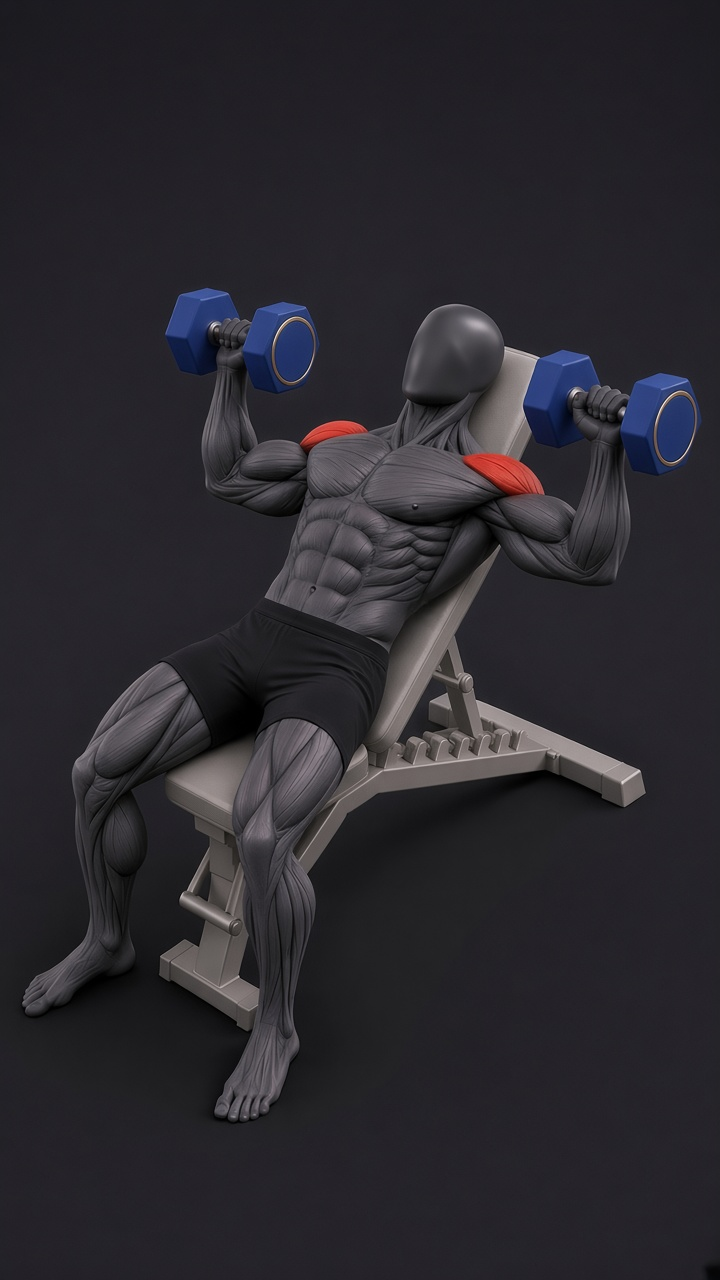
#> input picture inputs/day6_v5/day6_v5_wrong_start_gen_raw.jpg, 720 x 1280 px, given in place of _ref_v61_s4.jpg, which was not available
$ python test_striation_shader_draft.py
#> lines starting #> are read from the running program, lines starting #| are printed output that depends on the picture
### gymform_engine.py
#!/usr/bin/env python3
"""
GymForm 3D — Universal Luxury Biomechanical Reels Engine (v24 Concept B Master)
Confirmed Master Architecture:
1. Concept B Lower-Left UI/UX ("Radial Arc Ring + Floating Pill"):
   - Eliminates rectangular box heaviness: pairs a 4x-supersampled 270° circular dial (`%` + target tag)
     on the left (`cx = 168, cy = 1285`) with a sleek floating rounded capsule (`x = 232..638, y = 1210..1360`).
   - Precision Anatomical Reticle (`◎`) on the active muscle head(s) / X-Ray joint connects via a fine leader line
     directly to the top of the circular dial.
2. Top-Right ONLY Status Emblem (`✕ / ✓` at `x = 912, y = 317`) + Top-Left 3-Torso Dock (`x = 84, y = 248`),
   matching `@demicstory`.
3. Zero Artificial Bottom-Left Darkening (`ll_dim` removed): studio floor & cable machine base look 100% natural.
4. Unmistakable Biomechanical Posture Comparison:
   - Step 1 (`✕`): 3D X-Ray Skeletal Scan (`gym_day1_wrong_i2v.mp4`) showing Humerus, Shoulder & Elbow joint overload.
   - Step 2 (`✕`): True shoulder-pivot forward arm rotation (`+24° ELBOW SWING`) + forward torso lean + red swing vector arrow.
   - Step 3 & 4 (`✓`): Upright posture + `0° LOCKED` vertical elbow alignment axis & green elbow lock ring.
5. Non-Overlapping English Coaching Voiceover (`gap >= 1.75s`).
"""

import asyncio
import math
import os
import shutil
import subprocess
import sys
import wave
from concurrent.futures import ProcessPoolExecutor

import cv2
import numpy as np
from PIL import Image, ImageDraw, ImageFont

W, H = 1080, 1920
FPS = 30
DURATION = 28.0
TOTAL_FRAMES = int(DURATION * FPS)

BASE_DIR = "/workspace/daily_info_reels"
OUT_DIR = os.path.join(BASE_DIR, "output")
TMP_DIR = "/workspace/frames_v24_day1"

CORRECT_I2V = os.path.join(OUT_DIR, "gym_day1_correct_i2v.mp4")
WRONG_I2V = os.path.join(OUT_DIR, "gym_day1_wrong_i2v.mp4")
CORRECT_JPG = os.path.join(OUT_DIR, "gym_day1_correct_plate.jpg")
WRONG_JPG = os.path.join(OUT_DIR, "gym_day1_wrong_plate.jpg")

OUT_MP4 = os.path.join(OUT_DIR, "demic_gym_day1.mp4")
OUT_PREVIEW = os.path.join(OUT_DIR, "day1_v24_qc_preview.jpg")
OUT_COMPARISON = os.path.join(OUT_DIR, "day1_v24_posture_and_anatomy_closeup.jpg")
OUT_HOOK = os.path.join(OUT_DIR, "day1_v24_step0_hook.jpg")
OUT_STEP1 = os.path.join(OUT_DIR, "day1_v24_step1_xray_joint.jpg")
OUT_STEP2 = os.path.join(OUT_DIR, "day1_v24_step2_wrong_muscle.jpg")
OUT_STEP3 = os.path.join(OUT_DIR, "day1_v24_step3_posture_key.jpg")
OUT_STEP4 = os.path.join(OUT_DIR, "day1_v24_step4_target_muscle.jpg")

BG_CHARCOAL = (14, 16, 20)
COL_RED = (255, 62, 50)
COL_GREEN = (24, 226, 105)


def load_font(size: int, bold: bool = True) -> ImageFont.FreeTypeFont:
#> called with size = 36, bold = True
    paths = (
        [
            "/usr/share/fonts/truetype/dejavu/DejaVuSans-Bold.ttf",
            "/usr/share/fonts/truetype/liberation/LiberationSans-Bold.ttf",
        ]
        if bold
        else [
            "/usr/share/fonts/truetype/dejavu/DejaVuSans.ttf",
            "/usr/share/fonts/truetype/liberation/LiberationSans-Regular.ttf",
        ]
    )
    for p in paths:
        if os.path.exists(p):
            return ImageFont.truetype(p, size)
    return ImageFont.load_default()


FONT_DIAL_PCT = load_font(36, bold=True)
FONT_DIAL_TAG = load_font(14, bold=True)
FONT_PILL_KICKER = load_font(17, bold=True)
FONT_PILL_MAIN = load_font(36, bold=True)
FONT_PILL_SUB = load_font(18, bold=True)


def smoothstep(e0: float, e1: float, x: float) -> float:
    t = max(0.0, min(1.0, (x - e0) / max(1e-6, e1 - e0)))
    return t * t * (3.0 - 2.0 * t)


# [636 lines left out: functions place_in_studio_canvas_clean, prepare_muscle_frame, prepare_xray_bone_frame, apply_dramatic_elbow_swing_posture, render_xray_skeletal_frame, render_targeted_muscle_frame and 4 more, not called in this run]


PHASES = [
    {
        "idx": 0,
        "t_start": 0.0,
        "t_end": 4.0,
        "is_wrong": False,
        "target_mode": "triceps_lat_long",
        "active_slot": 2,
        "dial_tag": "TRICEPS",
        "pct_range": (88, 96),
        "kicker": "TRICEPS BRACHII · 3 HEADS",
        "line1": "ROPE PUSHDOWN",
        "line2": "0° LOCKED ELBOW ISOLATION",
        "reps": 1.0,
    },
    {
        "idx": 1,
        "t_start": 4.0,
        "t_end": 11.5,
        "is_wrong": True,
        "target_mode": "xray_joint",
        "active_slot": 0,
        "dial_tag": "JOINT LOAD",
        "pct_range": (78, 89),
        "kicker": "X-RAY · HUMERUS & SHOULDER",
        "line1": "SHOULDER ROLL",
        "line2": "84% JOINT SHEAR · 16% TRICEPS",
        "reps": 2.0,
    },
    {
        "idx": 2,
        "t_start": 11.5,
        "t_end": 18.5,
        "is_wrong": True,
        "target_mode": "anterior_deltoid",
        "active_slot": 1,
        "dial_tag": "DELT STEAL",
        "pct_range": (68, 76),
        "kicker": "ANTERIOR DELTOID OVERLOAD",
        "line1": "ELBOW SWING",
        "line2": "+24° DRIFT · TRICEPS DROPS TO 26%",
        "reps": 2.0,
    },
    {
        "idx": 3,
        "t_start": 18.5,
        "t_end": 23.5,
        "is_wrong": False,
        "target_mode": "triceps_lat_long",
        "active_slot": 2,
        "dial_tag": "LAT & LONG",
        "pct_range": (86, 95),
        "kicker": "LATERAL & LONG HEAD FOCUS",
        "line1": "PIN ELBOWS",
        "line2": "0° HINGE · 95% TRICEPS TENSION",
        "reps": 1.5,
    },
    {
        "idx": 4,
        "t_start": 23.5,
        "t_end": 28.0,
        "is_wrong": False,
        "target_mode": "triceps_all_three",
        "active_slot": 2,
        "dial_tag": "3 HEADS",
        "pct_range": (92, 99),
        "kicker": "LATERAL · LONG · MEDIAL",
        "line1": "4 × 12 REPS",
        "line2": "SPREAD ROPE AT FULL LOCKOUT",
        "reps": 1.5,
    },
]


async def build_voiceover_and_audio(wav_path: str):
    import edge_tts

    lines = [
        (0.25, "Cable rope pushdown."),
        (4.25, "Avoid rolling your shoulders forward. It overloads the joint."),
        (11.75, "Stop swinging your elbows. Your front delt takes over."),
        (18.75, "Pin your elbows tight and spread the rope."),
        (23.75, "Full triceps lockout. Four sets of twelve slow reps."),
    ]
    sr = 44100
    total_samples = int(DURATION * sr)
    master = np.zeros(total_samples, dtype=np.float32)

    t_arr = np.linspace(0, DURATION, total_samples, endpoint=False)
    sub = 0.042 * np.sin(2 * np.pi * 55.0 * t_arr)
    beat_env = (np.sin(2 * np.pi * (100.0 / 60.0) * t_arr) > 0.75).astype(np.float32)
    master += sub * (0.4 + 0.6 * beat_env)

    for start_s, _ in lines:
        s0 = int(start_s * sr)
        dur_c = int(0.20 * sr)
        if s0 + dur_c < total_samples:
            tc = np.linspace(0, 0.20, dur_c, endpoint=False)
            freq = 220.0 if 3.5 < start_s < 18.0 else 528.0
            chime = 0.09 * np.sin(2 * np.pi * freq * tc) * np.exp(-tc * 14.0)
            master[s0:s0 + dur_c] += chime

    os.makedirs(TMP_DIR, exist_ok=True)
    prev_end_s = 0.0
    print("\n--- AUDIO QC TIMING LOG ---")
    for i, (start_s, text) in enumerate(lines):
        mp3_p = os.path.join(TMP_DIR, f"vo_{i}.mp3")
        wav_p = os.path.join(TMP_DIR, f"vo_{i}.wav")
        comm = edge_tts.Communicate(text, voice="en-US-ChristopherNeural", rate="+6%", pitch="-2Hz")
        await comm.save(mp3_p)
        subprocess.run(
            ["ffmpeg", "-y", "-i", mp3_p, "-af", "silenceremove=start_periods=1:start_silence=0.05:start_threshold=-45dB", "-ac", "1", "-ar", str(sr), wav_p],
            check=True,
            stdout=subprocess.DEVNULL,
            stderr=subprocess.DEVNULL,
        )
        with wave.open(wav_p, "rb") as wf:
            raw = np.frombuffer(wf.readframes(wf.getnframes()), dtype=np.int16).astype(np.float32) / 32768.0
        dur_s = len(raw) / float(sr)
        actual_start_s = max(start_s, prev_end_s + 0.50)
        gap_from_prev = actual_start_s - prev_end_s if i > 0 else actual_start_s
        end_s = actual_start_s + dur_s
        print(f"Line {i}: start={actual_start_s:.2f}s, dur={dur_s:.2f}s, end={end_s:.2f}s, gap_from_prev={gap_from_prev:.2f}s | '{text}'")
        assert gap_from_prev >= 0.45, f"Audio overlap detected on line {i}!"
        prev_end_s = end_s

        s_idx = int(actual_start_s * sr)
        e_idx = min(total_samples, s_idx + len(raw))
        master[s_idx:e_idx] += raw[: e_idx - s_idx] * 0.92
    print("---------------------------\n")

    master = np.clip(master, -0.96, 0.96)
    pcm = (master * 32767.0).astype(np.int16)
    with wave.open(wav_path, "wb") as wf:
        wf.setnchannels(1)
        wf.setsampwidth(2)
        wf.setframerate(sr)
        wf.writeframes(pcm.tobytes())


GLOBAL_MUSCLE_POOL: list[dict[str, np.ndarray | float]] = []
GLOBAL_XRAY_POOL: list[dict[str, np.ndarray | float]] = []
GLOBAL_TORSO_ICONS: list[tuple[Image.Image, Image.Image]] = []


# [156 lines left out: functions load_pools, render_single_frame, generate_previews_and_closeup, build_full_mp4, not called in this run]


# [4 lines that do not run on import are left out]

### build_v28_luxury_ab.py
#!/usr/bin/env python3
"""
GymForm 3D — v28 Luxury Minimal Biomechanical Master (Concept A & Concept B)
Eliminates ALL tacky/arcade graphics ("촌스러운 그래픽은 버리라니까? 그리고 더 개선시켜봐"):
1. Typography Upgrade:
   - Replaces dated Linux `DejaVuSans` with `Pretendard` (Apple SF Pro / Inter geometry) + `Barlow Condensed` (athletic telemetry numerals).
2. Zero Camcorder/Arcade Clutter:
   - Removes fake "CAM 4 • 1.45x" top status bars.
   - Removes filled neon pie-slice protractors, dashed arcade lines, and thick neon borders.
   - Removes sticker labels and crosshairs from Concept B's optical zoom loupe.
3. Refined Luxury Visual Hierarchy (Apple Fitness+ / Whoop / @demicstory aesthetic):
   - Top: Pure `@demicstory` 3-stage dark-glass dock + 4x-supersampled top-right `✕ / ✓` titanium emblem.
   - Center (Multi-Camera Framing + Surgical Micro-Callout):
     * Concept A: Dynamic multi-camera framing (1.0x Wide -> 1.36x Shoulder/Delt -> 1.18x Mid Hinge -> 1.42x Triceps Lockout)
       with a single 4x-supersampled hairline pointer (`1.5px`) and a sleek frosted-obsidian micro-pill (`180° FULL LOCKOUT · 1s SQUEEZE`).
     * Concept B: Full-body posture paired with a frameless, crosshair-free **4x Optical Glass Loupe (`2.2×`)** connected by a fine tangent line.
   - Bottom (Refined Concept B Radial Dial + Frosted Titanium Capsule):
     * 1px specular titanium rim (no neon border), 4x-supersampled rounded-cap radial gauge,
       crystal-clear 3-level typography, and a clean frameless inline muscle-head & set/rep strip.
"""

import math
import os
import cv2
import numpy as np
from PIL import Image, ImageDraw, ImageFilter, ImageFont

import gymform_engine as eng
import build_v25_fast_preview as v25

W, H = eng.W, eng.H
OUT_DIR = eng.OUT_DIR

# Refined luxury sports-science palette (crimson coral & emerald mint, never harsh MS-Paint neon)
COL_RED = (255, 69, 58)       # Apple iOS/watchOS System Red
COL_GREEN = (48, 209, 88)     # Apple Fitness+ / Whoop Emerald Green
COL_AMBER = (255, 159, 10)    # Apple System Orange
COL_SILVER = (216, 224, 236)
COL_MUTED = (142, 154, 174)

PRETENDARD_BLACK = "/home/box/.fonts/Pretendard-Black.otf"
PRETENDARD_EXTRABOLD = "/home/box/.fonts/Pretendard-ExtraBold.otf"
PRETENDARD_BOLD = "/usr/share/fonts/truetype/sand-box/custom/Pretendard/Pretendard-Bold.otf"
PRETENDARD_SEMIBOLD = "/usr/share/fonts/truetype/sand-box/custom/Pretendard/Pretendard-SemiBold.otf"
PRETENDARD_MEDIUM = "/usr/share/fonts/truetype/sand-box/custom/Pretendard/Pretendard-Medium.otf"
BARLOW_BOLD = "/usr/share/fonts/truetype/sand-box/google/Barlow Condensed/BarlowCondensed-Bold.ttf"
BARLOW_EXTRABOLD = "/usr/share/fonts/truetype/sand-box/google/Barlow Condensed/BarlowCondensed-ExtraBold.ttf"


def f_pretendard(size: int, weight: str = "bold") -> ImageFont.FreeTypeFont:
    mapping = {
        "black": PRETENDARD_BLACK,
        "extrabold": PRETENDARD_EXTRABOLD,
        "bold": PRETENDARD_BOLD,
        "semibold": PRETENDARD_SEMIBOLD,
        "medium": PRETENDARD_MEDIUM,
    }
    p = mapping.get(weight, PRETENDARD_BOLD)
    if os.path.exists(p):
        return ImageFont.truetype(p, size)
    return eng.load_font(size, bold=True)


def f_barlow(size: int, extrabold: bool = True) -> ImageFont.FreeTypeFont:
    p = BARLOW_EXTRABOLD if extrabold else BARLOW_BOLD
    if os.path.exists(p):
        return ImageFont.truetype(p, size)
    return f_pretendard(size, "extrabold")


# Typography Scale
F_HERO = f_pretendard(38, "extrabold")
F_KICKER = f_pretendard(15, "bold")
F_TIP = f_pretendard(19, "semibold")
F_METRIC_LBL = f_pretendard(13, "semibold")
F_METRIC_VAL = f_pretendard(16, "extrabold")

F_DIAL_NUM = f_barlow(52, extrabold=True)
F_DIAL_PCT = f_pretendard(22, "bold")
F_DIAL_SUB = f_pretendard(13, "bold")

F_CALLOUT_DEG = f_barlow(34, extrabold=True)
F_CALLOUT_TIT = f_pretendard(18, "bold")
F_CALLOUT_SUB = f_pretendard(14, "medium")


# [646 lines left out: functions apply_cinema_camera, draw_subtle_onbody_vector, draw_luxury_top_dock, draw_surgical_micro_callout, draw_optical_glass_loupe, draw_luxury_concept_b_hud and 1 more, not called in this run]


# [2 lines that do not run on import are left out]

### test_striation_shader_draft.py
import os
import cv2
import numpy as np
from PIL import Image, ImageDraw
import build_v30_pure_graphic_numbers as v30
#> in main, d3_s4_bgr is the input picture: shape (1280, 720, 3); mean B, G, R 46.8, 40.7, 43
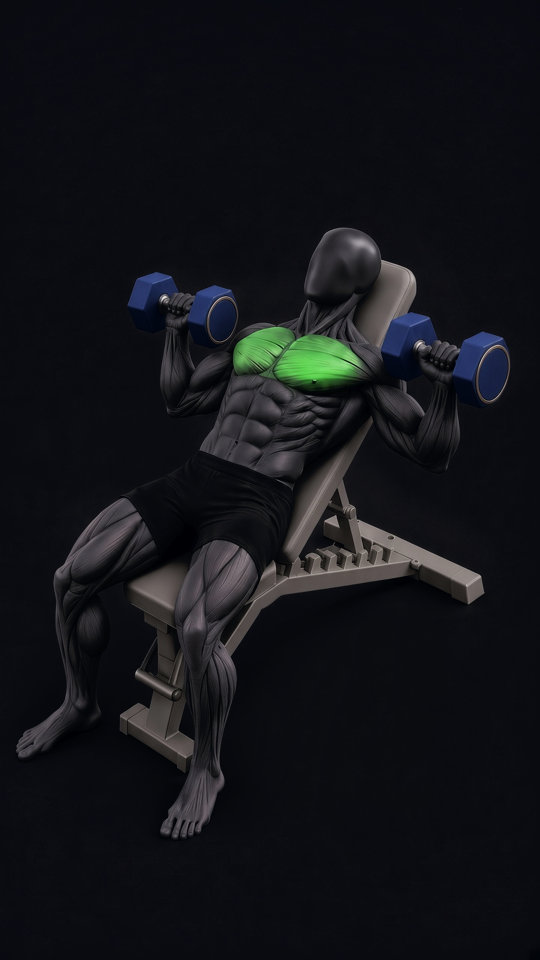
#> input picture inputs/day6_v5/day6_v5_right_start.png, 1080 x 1920 px, given in place of day3_step4_peak.jpg, which was not available (shown at 1/2 size)

OUT_DIR = "/workspace/daily_info_reels/output"


def shade_striated_muscle_and_bone_1080p(
    rgb_1080: np.ndarray,
    is_wrong: bool = False,
    is_bone_xray: bool = False,
    target_y_range: tuple[float, float] = (750.0, 1400.0),
) -> np.ndarray:
    """
    Preserves 100% of the hyper-detailed 3D muscle fiber striations (like the grey back in Day 3 Step 4)
    even inside the colored (Green / Red) target muscles and X-Ray bones!
    Key principle:
    - Never clamp the green/red channel to 136..255 across the whole muscle belly.
    - Keep inter-fiber grooves (sulci) deep dark emerald/crimson (lum ~ 20..42),
      mid-strands rich saturated emerald/crimson (lum ~ 95..165),
      and only the crisp fiber ridges (hf_ridge) bright luminous emerald/crimson (lum ~ 210..248).
    """
#> called with is_wrong = False, is_bone_xray = False, target_y_range = (780, 1360)
    f = rgb_1080.astype(np.float32)
    r_ch, g_ch, b_ch = f[:, :, 0], f[:, :, 1], f[:, :, 2]
    H, W = r_ch.shape
    yy, xx = np.mgrid[:H, :W].astype(np.float32)

    rb_diff = np.maximum(0.0, r_ch - b_ch)
    gb_diff = np.maximum(0.0, g_ch - 0.5 * (r_ch + b_ch))
    color_dom = np.maximum(rb_diff, gb_diff)

    # Extract multi-scale anatomical muscle strand relief (exact structure that makes the grey back look 3D!)
    fiber_signal = 0.55 * r_ch + 0.35 * g_ch + 0.10 * b_ch
    s_micro = cv2.GaussianBlur(fiber_signal, (0, 0), 0.85)
    s_strand = cv2.GaussianBlur(fiber_signal, (0, 0), 2.2)
    s_belly = cv2.GaussianBlur(fiber_signal, (0, 0), 6.5)
    s_broad = cv2.GaussianBlur(fiber_signal, (0, 0), 15.0)

    # High-frequency individual strand ridges (+) and inter-fiber grooves/sulci (-)
    hf_strand = (s_micro - s_strand) * 4.8 + (s_strand - s_belly) * 2.8
    sulcus = np.clip((s_broad - s_strand - 0.5) / 9.5, 0.0, 1.0)

    # Cool non-red base for neutralizing non-target colored areas into sleek sculpted charcoal-silver
    cool_lum = 0.35 * g_ch + 0.65 * b_ch
    cool_belly = cv2.GaussianBlur(cool_lum, (0, 0), 5.5)
    hv_cool = np.clip((cool_belly - 16.0) / 112.0, 0.0, 1.0)

    # Notice how grey_sculpt preserves every single strand ridge and dark groove:
    grey_sculpt = np.clip(
        28.0 + 118.0 * (hv_cool ** 0.92) + hf_strand * 0.95 - sulcus * 22.0,
        18.0,
        210.0,
    )

    any_col = np.clip((color_dom - 8.0) / 42.0, 0.0, 1.0)
    mono_target = np.stack([grey_sculpt * 0.96, grey_sculpt * 0.98, grey_sculpt * 1.03], axis=-1)
    mono = f * (1.0 - any_col[:, :, None]) + mono_target * any_col[:, :, None]

    # Target anatomical region gate
    y_min, y_max = target_y_range
    y_gate = np.clip((yy - y_min) / 42.0, 0.0, 1.0) * np.clip((y_max - yy) / 42.0, 0.0, 1.0)

    # Protect black athletic shorts (low lum, low color_dom)
    base_lum = 0.299 * r_ch + 0.587 * g_ch + 0.114 * b_ch
    col_blur = cv2.GaussianBlur(color_dom, (0, 0), 4.0) * np.clip((base_lum - 32.0) / 18.0, 0.0, 1.0)
    col_eff = np.maximum(color_dom, col_blur * 0.85)
    target_mask = np.clip((col_eff - 9.0) / 30.0, 0.0, 1.0) * y_gate
    target_mask = cv2.GaussianBlur(target_mask.astype(np.float32), (0, 0), 1.5)[:, :, None]
#> target_mask: shape (1920, 1080, 1) float32

    # Normalized 0..1 3D strand relief inside the colored muscle:
    # Dark grooves stay near 0.05..0.20, mid-fibers at 0.35..0.68, sharp fiber ridges at 0.75..1.0!
    hv_muscle = np.clip((s_belly - 20.0) / 145.0, 0.0, 1.0)
    strand_relief = np.clip(
        0.18 + 0.56 * (hv_muscle ** 0.95) + (hf_strand / 42.0) - 0.38 * sulcus,
        0.02,
        1.0,
    )[:, :, None]
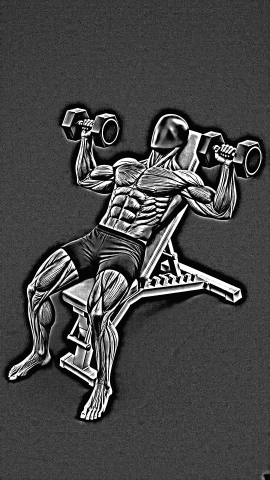
#> strand_relief: shape (1920, 1080, 1) float32 (shown at 1/4 size); min 0.02, max 1, mean 0.276
    ridge_spec = np.clip((hf_strand - 2.0) / 24.0, 0.0, 1.0)[:, :, None]

    if not is_wrong:
        # Sculpted Emerald-Green with DEEP dark inter-fiber grooves and razor-sharp strand highlights
        c_groove = np.array([6.0, 26.0, 14.0], dtype=np.float32)     # Deep dark emerald groove
        c_mid    = np.array([14.0, 168.0, 72.0], dtype=np.float32)   # Rich 3D emerald fiber body
        c_ridge  = np.array([155.0, 252.0, 188.0], dtype=np.float32) # Crisp individual fiber highlight
    else:
        # Sculpted Crimson-Red with DEEP dark inter-fiber grooves and razor-sharp strand highlights
        c_groove = np.array([32.0, 6.0, 10.0], dtype=np.float32)     # Deep dark crimson groove
        c_mid    = np.array([195.0, 22.0, 28.0], dtype=np.float32)   # Rich 3D crimson fiber body
        c_ridge  = np.array([255.0, 160.0, 130.0], dtype=np.float32) # Crisp individual fiber highlight

    # Piecewise 3D shading so grooves stay dark and ridges pop:
    low_t = np.clip(strand_relief / 0.52, 0.0, 1.0)
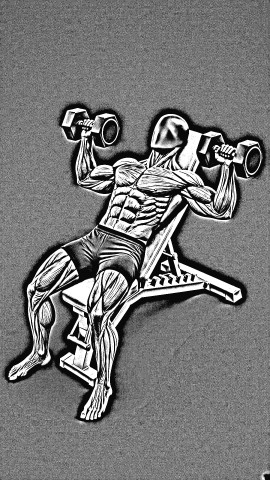
#> low_t: shape (1920, 1080, 1) float32 (shown at 1/4 size); min 0.0385, max 1, mean 0.468
    high_t = np.clip((strand_relief - 0.52) / 0.48, 0.0, 1.0)
    colored_3d = (
        c_groove * (1.0 - low_t)
        + c_mid * low_t * (1.0 - high_t)
        + c_ridge * high_t
        + (c_ridge - c_mid) * (ridge_spec ** 1.25) * 0.55
    )
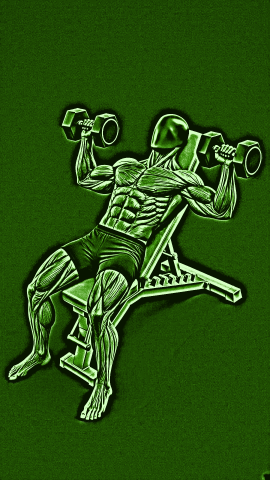
#> colored_3d: shape (1920, 1080, 3) float32 (shown at 1/4 size); mean of channels 0, 1, 2 25, 101.6, 53.7; drawn with min black and max white

    if is_bone_xray:
        # Enhance internal X-Ray vertebrae / joint core with crisp trabecular ridges
        bone_core = (
            np.clip((g_ch - 55.0) / 85.0, 0.0, 1.0)
            * np.clip((color_dom - 22.0) / 45.0, 0.0, 1.0)
            * y_gate
        )[:, :, None]
        if is_wrong:
            xray_col = np.stack([
                np.clip(215.0 + hf_strand * 1.4, 140.0, 255.0),
                np.clip(75.0 + hf_strand * 0.9, 25.0, 185.0),
                np.clip(45.0 + hf_strand * 0.6, 15.0, 135.0),
            ], axis=-1)
        else:
            xray_col = np.stack([
                np.clip(65.0 + hf_strand * 0.9, 25.0, 185.0),
                np.clip(225.0 + hf_strand * 1.3, 150.0, 255.0),
                np.clip(175.0 + hf_strand * 1.1, 100.0, 245.0),
            ], axis=-1)
        colored_3d = colored_3d * (1.0 - bone_core * 0.80) + xray_col * (bone_core * 0.80)

    out = mono * (1.0 - target_mask) + np.clip(colored_3d, 0.0, 255.0) * target_mask
    return np.clip(out, 0, 255).astype(np.uint8)
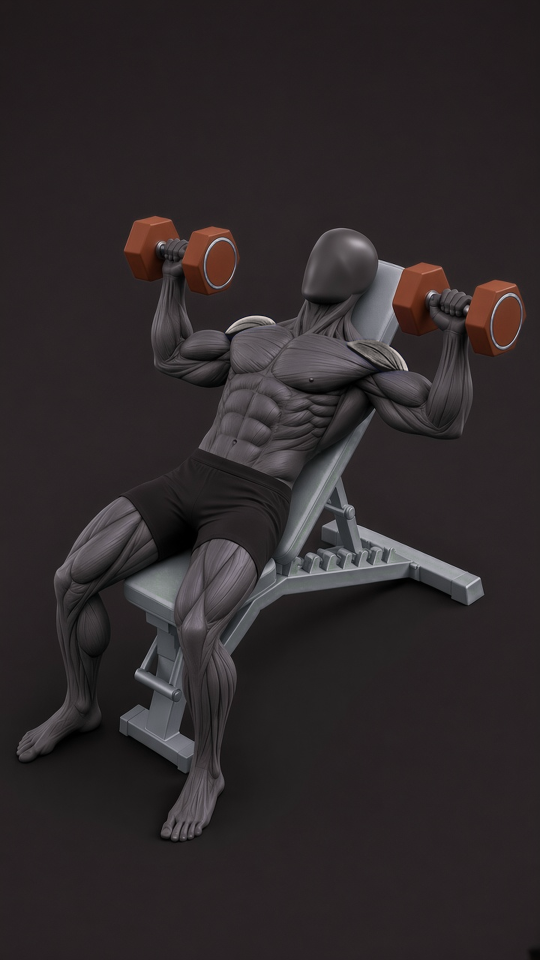
#> returned value: shape (1920, 1080, 3) (shown at 1/2 size); mean of channels 0, 1, 2 42.7, 41, 47; drawn as B, G, R


def main():
    # 1. Test on Day 3 Step 4 raw (_ref_v61_s4.jpg) AND Day 4 Step 4 raw (9c011845...jpg)
    d3_s4_bgr = cv2.imread(f"{OUT_DIR}/_ref_v61_s4.jpg")
    d3_s4_1080 = cv2.cvtColor(cv2.resize(d3_s4_bgr, (1080, 1920), interpolation=cv2.INTER_LANCZOS4), cv2.COLOR_BGR2RGB)

    # Compare Old Day 3 Step 4 vs New Striation-Preserving Shader on Day 3 Step 4
    old_d3_s4 = cv2.cvtColor(cv2.imread(f"{OUT_DIR}/day3_step4_peak.jpg"), cv2.COLOR_BGR2RGB)
    new_d3_s4 = shade_striated_muscle_and_bone_1080p(d3_s4_1080, is_wrong=False, is_bone_xray=False, target_y_range=(780.0, 1360.0))

    # Also test on Day 4 raw keyframes (1280x720 native stills before 480p video blur!)
    d4_s1_raw = cv2.cvtColor(cv2.resize(cv2.imread("/cursor/stores/store-14bb1fde-19a5-4770-86aa-e1790c2ff7ea/grok-bot/agents/7c203a21-2233-41e0-92f1-189a01945890/assets/ed02268f9928a932f6c31d779fe6e7551bea7516cb1c1d2487d4d4125c4e6459.jpg"), (1080, 1920), interpolation=cv2.INTER_LANCZOS4), cv2.COLOR_BGR2RGB)
#> (the run stopped early here; a loop or call above may not have finished)
